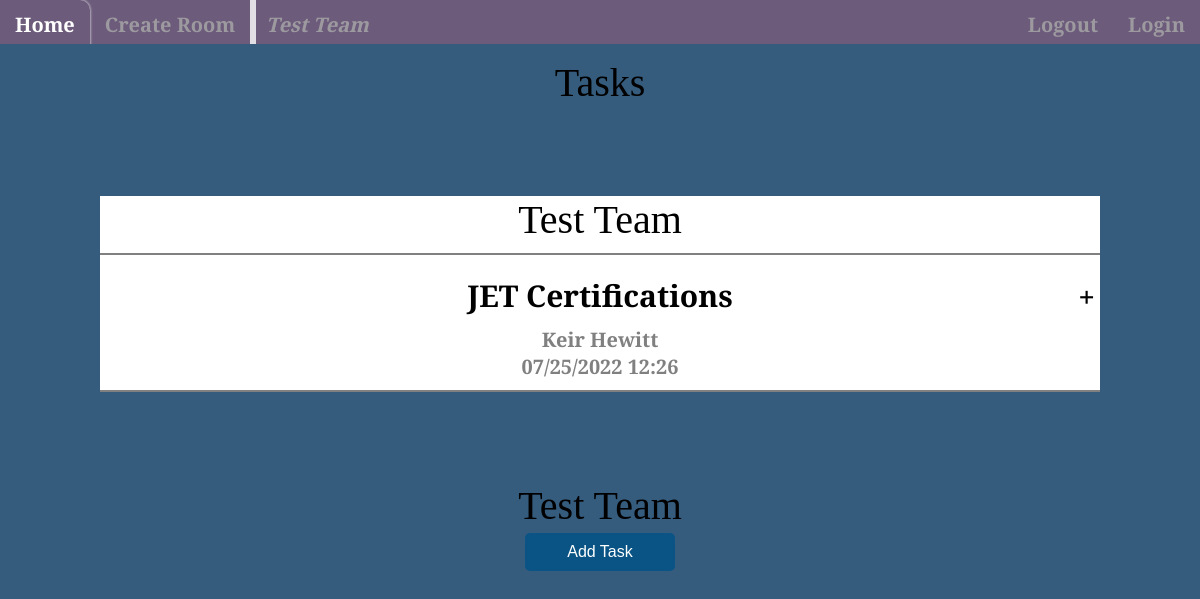
/room/Test Team (signed in), run on the app's committed database.
### app.py (models this page shows, shortened)
class Room(db.Model):
    __tablename__ = 'room'
    key = db.Column(db.String(80), primary_key=True)
    name = db.Column(db.String(50), nullable=False)
    password = db.Column(db.String(60), nullable=False)
    task = relationship("Task")

class Task(db.Model):
    __tablename__ = 'task'
    id = db.Column(db.Integer, primary_key=True)
    key = db.Column(db.String(80), ForeignKey('room.key'))
    project = db.Column(db.String(100))
    job = db.Column(db.String(200))
    assignee = db.Column(db.String(40))
    progress = db.Column(db.String(200))
    description = db.Column(db.UnicodeText(), nullable=False)
    date = db.Column(db.String(30), default=now.strftime("%m/%d/%Y %H:%M"))

### app.py (the view)
@app.route('/room/<string:room_name>', methods=['POST','GET'])
@login_required
def room(room_name):
    if request.method == 'POST':
        return redirect(url_for('create_task', room_name=room_name))
    room = Room.query.filter_by(name=room_name).first()
    tasks = Task.query.filter_by(key=room.key).order_by(Task.date).all()
    return render_template('room.html', tasks=tasks, roomname=room_name)

### app.py (called while the page is built)
@login_manager.user_loader
def load_user(user_id):
    return User.query.get(int(user_id))

### templates/room.html (shortened to what this page needs)
{% extends 'base.html' %}
{% block head %}
<link rel="stylesheet" href="{{ url_for('static', filename='css/style.css') }}">
{% endblock %}
{% block pagetitle %} <i>{{roomname}}</i> {% endblock %}
{% block body %}
<div class="content">
  <h1 style="text-align: center;">Tasks</h1>
  {% if tasks|length < 1%}
    <h4 style="text-align: center;">There are no tasks. Create one below!</h4>
  {% else %}
  <div class="accordion">
    <h1>{{ roomname }}</h1>
    <hr>
    {% for task in tasks %}
    <div class="container">
      <div class="label">{{task.project}}</div>
    <div class="assignee">{{task.assignee}}</div>
    <div class="date">{{task.date}}</div>
    </div>
    <hr>
    {% endfor %}
  </div>
  {% endif %}
  <h1>{{ roomname }}</h1>
  <form action="" method="POST">
    <button type="submit" class="btn btn-default">Add Task</button>
  </form>
</div>
{% endblock %}

### static/css/style.css (style rules this page uses)
:root { --main-background-color: #355c7d; --main-background-text-color: #61c0bf; --main-accents-color: #ffb6b9; --main-secondary-color: #fae3d9; --main-background-image: linear-gradient(to top right, #61c0bf 0%, #ffb6b9 100%); }
body, html { margin: 0; font-weight: bold; font-size: 20px; background-color: var(--main-background-color); font-family: 'Merriweather', serif; }
.content { margin: 0 auto; width: 1000px; text-align: center; }
h1, h4 { margin: 15px 0 4px; font-weight: 400; }
button { width: 150px; padding: 10px; border: none; -webkit-border-radius: 5px; -moz-border-radius: 5px; border-radius: 5px; background-color: #095484; font-size: 16px; color: #fff; cursor: pointer; }
h1 { text-align: center; }
.accordion { width: 1000px; margin: 90px auto; color: black; background-color: white; }
.accordion .container { position: relative; margin: 10px 10px; }
.accordion .label { position: relative; padding: 10px 0; font-size: 30px; color: black; cursor: pointer; }
.accordion .label::before { content: '+'; color: black; position: absolute; top: 50%; right: -5px; font-size: 30px; transform: translateY(-50%); }
.accordion hr { width: 100; margin-left: 0; border: 1px solid grey; }
.assignee { color: grey; }
.date { color: grey; }

### data on the page
Room: name "Test Team"
Task: project "JET Certifications", assignee "Keir Hewitt", date "07/25/2022 12:26"
